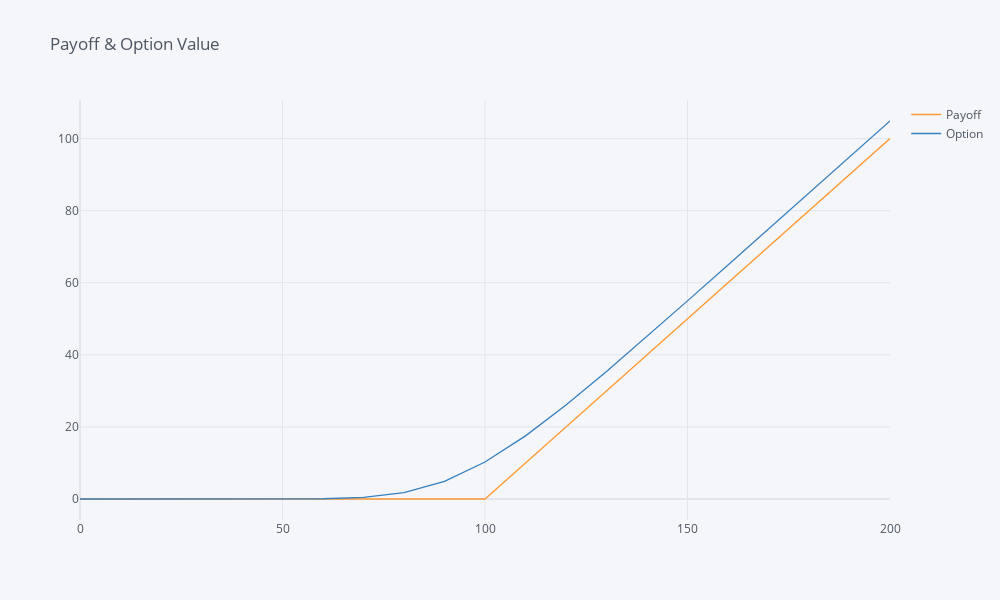

Source (notebook cell):
### Markdown cell above
Fill the Grid
Specify boundary condition at $S = 0$

$$V_0^{k} = (1 - r \delta t) V_0^{k-1}$$

Specify boundary condition at $S = ∞$

$$V_i^{k} = 2V_{i-1}^{k} - V_{i-2}^{k}$$

### Code cell
# Fill the grid
for k in range(len(t)-2, -1, -1):  # Backward in time
    for i in range(1, len(s)-1):
        delta = (grid.iloc[i+1, k+1] - grid.iloc[i-1, k+1]) / (2*ds)
        gamma = (grid.iloc[i+1, k+1] - 2*grid.iloc[i, k+1] + grid.iloc[i-1, k+1]) / (ds**2)
        theta = (-0.5 * vol**2 * s[i]**2 * gamma) - (r*s[i]*delta) + (r*grid.iloc[i, k+1])
        
        grid.iloc[i, k] = grid.iloc[i, k+1] - dt*theta
    
    # Set boundary condition at S = 0
    grid.iloc[0, k] = grid.iloc[0, k+1] * np.exp(-r*dt)
    
    # Set boundary condition at S = infinity
    grid.iloc[-1, k] = 2*grid.iloc[-2, k] - grid.iloc[-3, k]
    
    # Check for early exercise
    if american:
        discount_factor = np.exp(-r * (T - t[k]))
        grid.iloc[:, k] = np.maximum(grid.iloc[:, k], p*discount_factor)

# round grid values to 2 decimals
grid = np.around(grid,2)
# Output the option values
grid
# Print out stock, payoff and option value 
data = {
    "Stock": s,
    "Payoff": p,
    "Option": grid.iloc[:,0]
}

option_value_2D = pd.DataFrame(data)
# print(option_value_2D.to_string(index=False))
option_value_2D                         
# Plot option value and payoff
option_value_2D[['Payoff', 'Option']].iplot(title='Payoff & Option Value')

### Figure 1 — Plotly figure (JSON) as saved in the notebook; plotly's stock layout.template omitted (floating-point values rounded to 4 significant figures)
{"data": [{"line": {"color": "rgba(255, 153, 51, 1.0)", "dash": "solid", "shape": "linear", "width": 1.3}, "mode": "lines", "name": "Payoff", "text": "", "x": [0.0, 10.0, 20.0, 30.0, 40.0, 50.0, 60.0, 70.0, 80.0, 90.0, 100.0, 110.0, 120.0, 130.0, 140.0, 150.0, 160.0, 170.0, 180.0, 190.0, 200.0], "y": [0.0, 0.0, 0.0, 0.0, 0.0, 0.0, 0.0, 0.0, 0.0, 0.0, 0.0, 10.0, 20.0, 30.0, 40.0, 50.0, 60.0, 70.0, 80.0, 90.0, 100.0], "type": "scatter"}, {"line": {"color": "rgba(55, 128, 191, 1.0)", "dash": "solid", "shape": "linear", "width": 1.3}, "mode": "lines", "name": "Option", "text": "", "x": [0.0, 10.0, 20.0, 30.0, 40.0, 50.0, 60.0, 70.0, 80.0, 90.0, 100.0, 110.0, 120.0, 130.0, 140.0, 150.0, 160.0, 170.0, 180.0, 190.0, 200.0], "y": [0.0, 0.0, 0.0, 0.0, 0.0, 0.01, 0.07, 0.43, 1.75, 4.9, 10.26, 17.52, 26.09, 35.4, 45.09, 54.97, 64.91, 74.89, 84.89, 94.88, 104.9], "type": "scatter"}], "layout": {"height": 600, "legend": {"bgcolor": "#F5F6F9", "font": {"color": "#4D5663"}}, "paper_bgcolor": "#F5F6F9", "plot_bgcolor": "#F5F6F9", "title": {"font": {"color": "#4D5663"}, "text": "Payoff & Option Value"}, "width": 1000, "xaxis": {"gridcolor": "#E1E5ED", "showgrid": true, "tickfont": {"color": "#4D5663"}, "title": {"font": {"color": "#4D5663"}, "text": ""}, "zerolinecolor": "#E1E5ED"}, "yaxis": {"gridcolor": "#E1E5ED", "showgrid": true, "tickfont": {"color": "#4D5663"}, "title": {"font": {"color": "#4D5663"}, "text": ""}, "zerolinecolor": "#E1E5ED"}}}
